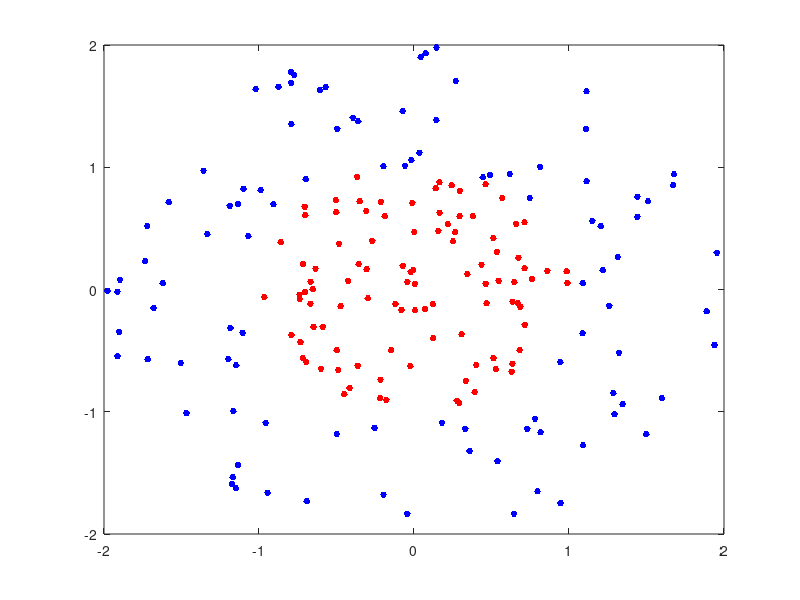

Source code (MATLAB): (Note: this script raises an error after producing the figure.)
%-------------------------------------------------------------------------%
% ------------------- TP3 : SVM Linéairement Séparable ------------------ %
%-------------------------------------------------------------------------%


clear all
close all
rng(1); % For reproducibility


r = sqrt(rand(100,1)); % Radius
t = 2*pi*rand(100,1);  % Angle
data1 = [r.*cos(t), r.*sin(t)]; % Points
%Generate 100 points uniformly distributed in the annulus. The radius is again proportional to a square root, this time a square root of the uniform distribution from 1 through 4.
r2 = sqrt(3*rand(100,1)+1); % Radius
t2 = 2*pi*rand(100,1);      % Angle
data2 = [r2.*cos(t2), r2.*sin(t2)]; % points


%Plot the points, and plot circles of radii 1 and 2 for comparison.
figure;
plot(data1(:,1),data1(:,2),'r.','MarkerSize',15)
hold on
plot(data2(:,1),data2(:,2),'b.','MarkerSize',15)
ezpolar(@(x)1);ezpolar(@(x)2);
axis equal
hold off

% Données 
X = [data1;data2];
c = ones(200,1);
c(1:100) = -1;


[N, d] = size(X); % N = Nombre d'échantillons, d = dimensions des données

% ------------------------------------------------------------------------%
% Paramètres
sigma = 0.01; % Paramètre du noyau gaussien
C = inf;   % Paramètre de régularisation (Inf pour marge dure)


% ------------------------------------------------------------------------%
% Calcul de la matrice H (noyau gaussien)
K = zeros(N, N); % Matrice de noyau
for i = 1:N
    for j = 1:N
        K(i, j) = exp(-norm(X(i,:) - X(j,:))^2 / (2 * sigma^2));
    end
end
Q = (c * c') .* K; % Matrice H


% ------------------------------------------------------------------------%
% Vecteur f
f = -ones(N, 1);

% Contraintes sous forme de bornes
lb = zeros(N, 1);        % alpha >= 0
ub = C * ones(N, 1);     % alpha <= C (Inf pour marge dure)

% ------------------------------------------------------------------------%
% Résolution avec quadprog
alpha = quadprog(Q, f, [], [], [], [], lb, ub, []);


% ------------------------------------------------------------------------%
% Calcul de w0
% Identifier un vecteur support avec 0 < alpha < C
index = find(alpha > 1e-4 & alpha < C - 1e-4, 1); 

% Calcul de w0
w0 = c(index) - sum(alpha .* c .* K(:, index));

% ------------------------------------------------------------------------%
% Affichage des résultats
disp('Résultats :');
disp(['w0 (biais) : ', num2str(w0)]);


% ------------------------------------------------------------------------%
% Tracer les données et la frontière de décision
figure;
gscatter(X(:, 1), X(:, 2), c, 'rb', 'xo');
hold on;

% Calcul et affichage de la frontière de décision
x1min = min(X(:, 1));
x1max = max(X(:, 1));
x2min = min(X(:, 2));
x2max = max(X(:, 2));
x1 = x1min:0.01:x1max;
x2 = x2min:0.01:x2max;
[Xg, Yg] = meshgrid(x1, x2);

% Calcul de la fonction de décision
f = zeros(size(Xg));
for i = 1:N
    f = f + alpha(i) * c(i) * exp(-((Xg - X(i,1)).^2 + (Yg - X(i,2)).^2) / (2 * sigma^2));
end
f = f + w0;

% Superposer l'image binaire
fp = -ones(size(Xg));
fp(f >= 0) = 1;
imagesc(x1, x2, fp);
axis xy;
colormap('summer');
colorbar;

% Affichage de la frontière de décision
contour(Xg, Yg, f, [0 0], 'k-', 'LineWidth', 2);

% ------------------------------------------------------------------------%
% Identifier les vecteurs supports
% support_indices = find(alpha > 1e-4); % Indices des vecteurs supports
% scatter(X(support_indices, 1), X(support_indices, 2), 100, 'ks', 'LineWidth', 2);

title(['SVM Non Linéaire avec Noyau Gaussien (\sigma = ', num2str(sigma), ')']);
xlabel('x_1');
ylabel('x_2');
legend({'Classe 1', 'Classe -1', 'Frontière de décision'});
hold off;



